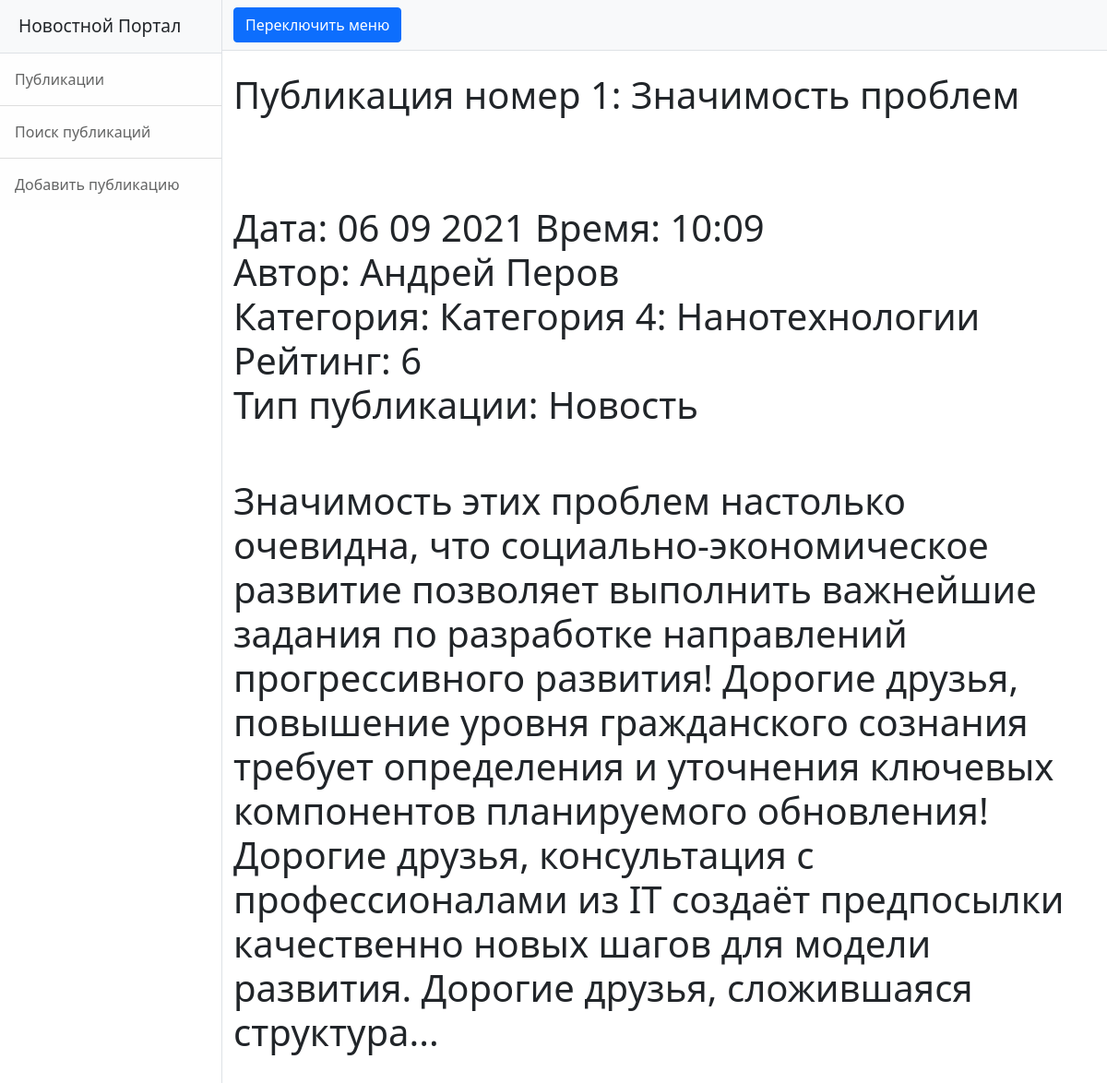
Screenshot of /news/1 with the database file from the repository.
### news/models.py (models this page shows, shortened)
class Post(models.Model):
    news = 'NS'
    article = 'AL'
    TYPES = [
        (news, 'Новость'),
        (article, 'Статья')
    ]
    type = models.CharField(max_length = 2, choices = TYPES, default = news)
    date = models.DateTimeField(auto_now_add = True)
    name = models.CharField(max_length = 255)
    body = models.TextField()
    rating = models.SmallIntegerField(default = 0)
    author = models.ForeignKey(Author, on_delete = models.CASCADE)
    category = models.ManyToManyField(Category, through = 'PostCategory')
    class Meta:
        verbose_name = 'Публикация'
        verbose_name_plural = 'Публикации'

class Author(models.Model):
    user = models.OneToOneField(User, on_delete = models.CASCADE)
    rating = models.SmallIntegerField(default = 0)
    class Meta:
        verbose_name = 'Автор'
        verbose_name_plural = 'Авторы'

class Category(models.Model):
    name = models.CharField(max_length = 128, unique = True)
    class Meta:
        verbose_name = 'Категория'
        verbose_name_plural = 'Категории'

### news/views.py (the view)
# urls.py: path('<int:pk>', PostDetail.as_view()),
class PostDetail(DetailView):
    model = Post  # модель всё та же, но мы хотим получать детали конкретно отдельного товара
    template_name = 'post.html'  # название шаблона будет product.html
    context_object_name = 'post'  # название объекта. в нём будет

### news/templatetags/my_filters.py (called while the page is built)
@register.filter(name='censor')  # регистрируем наш фильтр под именем multiply, чтоб django понимал, что это именно фильтр, а не простая функция
def censor(value):  # первый аргумент здесь это то значение, к которому надо применить фильтр, второй аргумент — это аргумент фильтра, т. е. примерно следующее будет в шаблоне value|multiply:arg
    cens_filt = ['блять', 'бля']
    text_to_check = value
    for idx, i in enumerate(cens_filt):
        text_to_check = text_to_check.replace(i,'ТУТ БЫЛ МАТ')
    return text_to_check

### news/templates/post.html
{% extends 'flatpages/default.html' %}
{% load my_filters %}
{% block title %}
{{ post.name|censor }}
<br>
<br>
<br>
Дата: {{ post.date|date:'d m Y' }}
Время: {{ post.date|date:'H:m'}}
<br>
Автор: {{ post.author.user.first_name}} {{ post.author.user.last_name}}
<br>
Категория:
{% for i in post.category.values %}
{{i.name}}
{% endfor %}
<br>
Рейтинг: {{ post.rating}}
<br>
Тип публикации: {{post.get_type_display}}
{% endblock title %}
{% block content %}
<br>
<br>
<h1>{{ post.body|censor}}</h1>
<br>
<br>
<br>
{% endblock content %}

### rows the page displays
Post: name|censor "Публикация номер 1: Значимость проблем", date "06 09 2021", date "10:09", author.user.first_name "Андрей", author.user.last_name "Перов", rating "6", type "Новость", body|censor "Значимость этих проблем настолько очевидна, что социально-экономическое развитие позволяет выполнить важнейшие задания по разработке направлений прогрессивного развития! Дорогие друзья, повышение уровня гражданского сознания требует определения и уточнения ключевых компонентов планируемого обновления! Дорогие друзья, консультация с профессионалами из IT создаёт предпосылки качественно новых шагов для модели развития. Дорогие друзья, сложившаяся структура..."
Category: name "Категория 4: Нанотехнологии"
